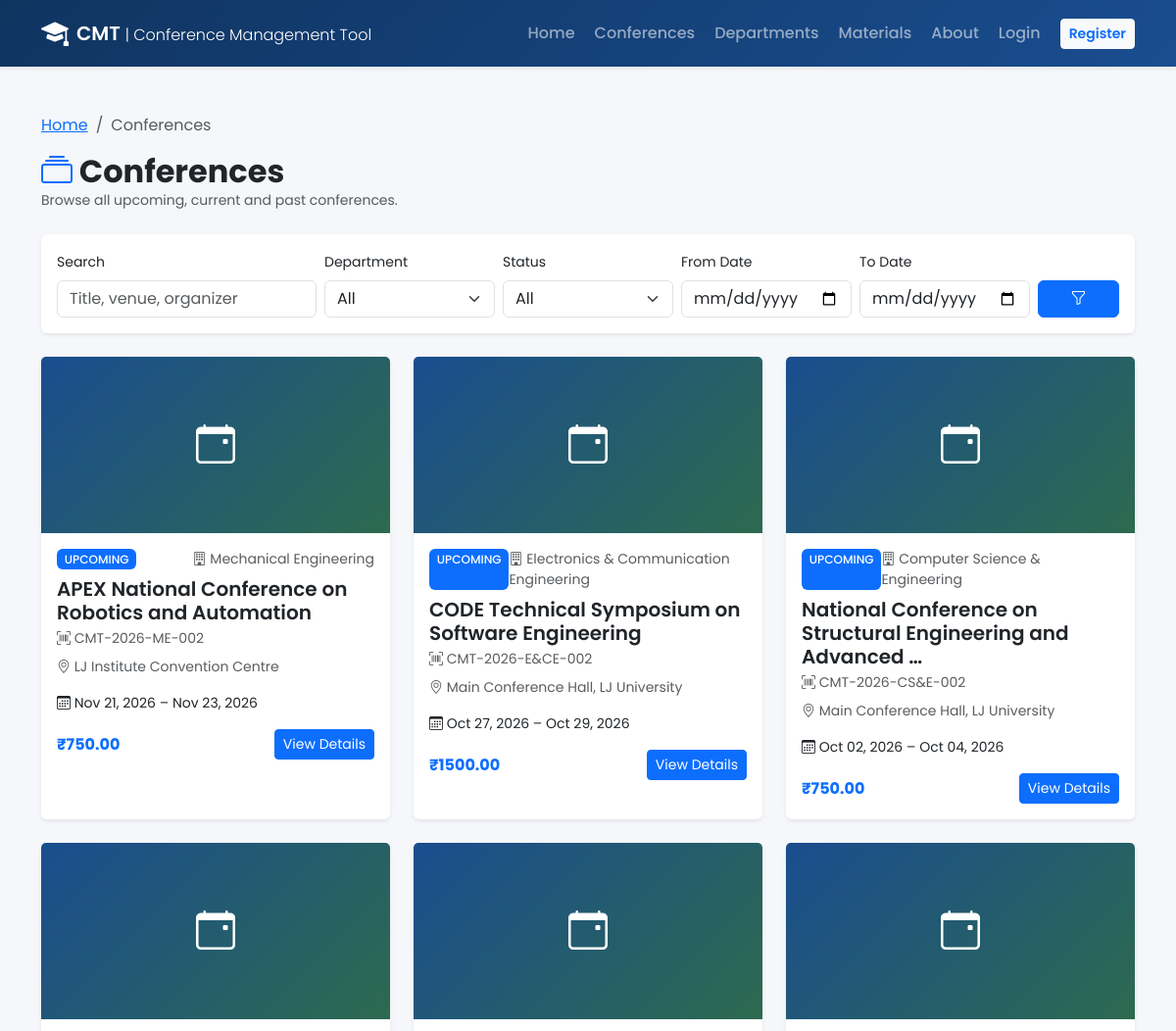
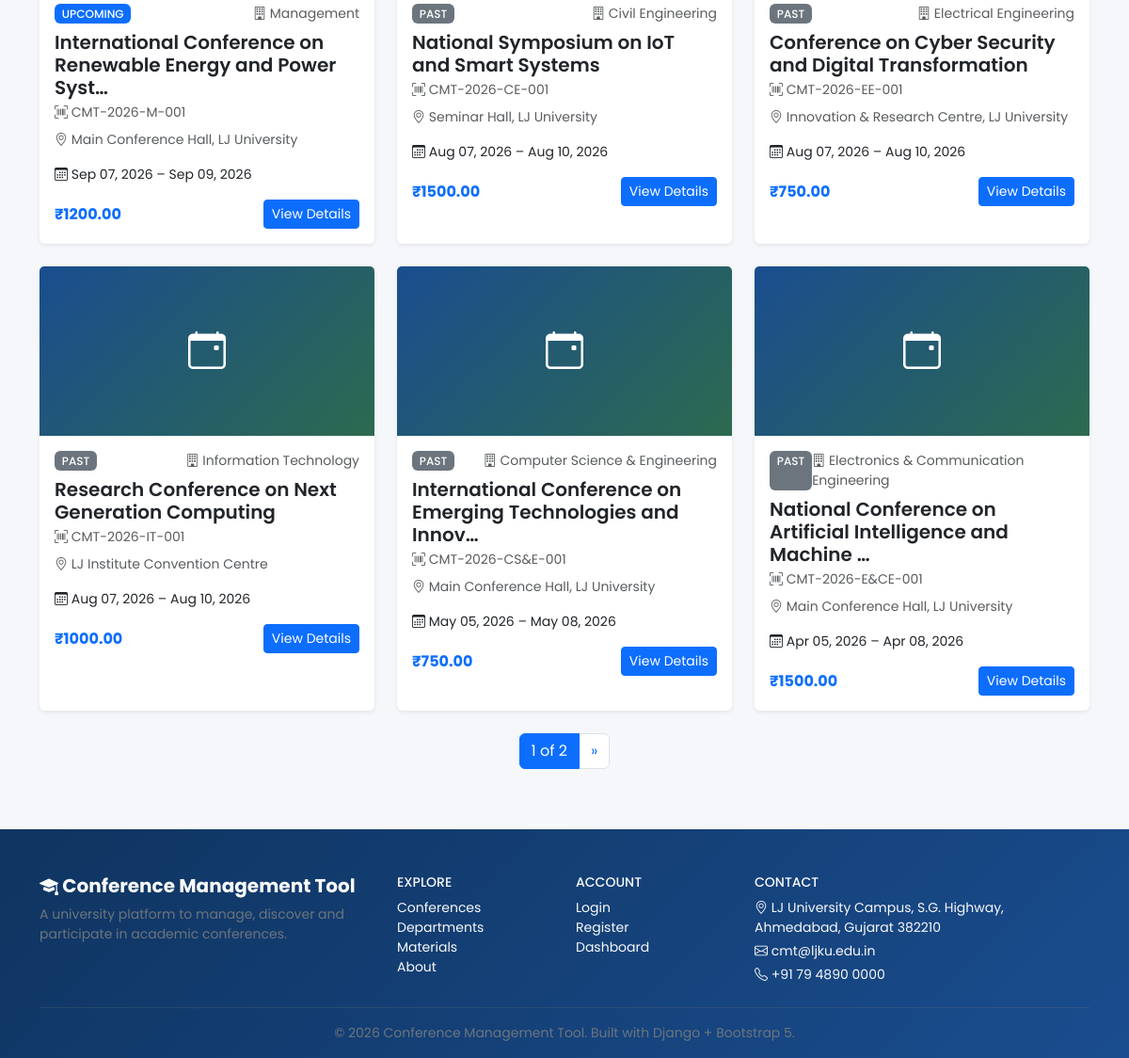
/conferences/, run on the app's committed database (2 pictures, top to bottom).
### conferences/models.py (models this page shows, shortened)
class Conference(models.Model):
    class Status(models.TextChoices):
        PAST = 'PAST', 'Past'
        CURRENT = 'CURRENT', 'Current'
        UPCOMING = 'UPCOMING', 'Upcoming'
    title = models.CharField(max_length=300)
    code = models.CharField(max_length=30, unique=True, blank=True, help_text='Auto-generated conference code, e.g. CMT-2026-CSE-001')
    description = models.TextField()
    department = models.ForeignKey(
        Department,
        on_delete=models.SET_NULL,
        null=True,
        blank=True,
        related_name='conferences',
    )
    start_date = models.DateField()
    end_date = models.DateField()
    venue = models.CharField(max_length=300)
    organizer = models.CharField(max_length=200, blank=True)
    contact_email = models.EmailField(blank=True)
    contact_phone = models.CharField(max_length=20, blank=True)
    registration_deadline = models.DateField(null=True, blank=True)
    abstract_deadline = models.DateField(null=True, blank=True)
    paper_deadline = models.DateField(null=True, blank=True)
    registration_fee = models.DecimalField(max_digits=10, decimal_places=2, default=0)
    banner = models.ImageField(upload_to='banners/', blank=True, null=True)
    is_published = models.BooleanField(default=True)
    created_at = models.DateTimeField(auto_now_add=True)
    updated_at = models.DateTimeField(auto_now=True)
    class Meta:
        ordering = ['-start_date']
    @property
    def status(self):
        today = date.today()
        if today < self.start_date:
            return self.Status.UPCOMING
        if today > self.end_date:
            return self.Status.PAST
        return self.Status.CURRENT
    @property
    def status_badge_class(self):
        s = self.status
        if s == self.Status.UPCOMING:
            return 'bg-primary'
        if s == self.Status.CURRENT:
            return 'bg-success'
        return 'bg-secondary'

class Department(models.Model):
    name = models.CharField(max_length=200, unique=True)
    description = models.TextField(blank=True)
    coordinator = models.ForeignKey(
        User,
        on_delete=models.SET_NULL,
        null=True,
        blank=True,
        related_name='coordinated_departments',
    )
    created_at = models.DateTimeField(auto_now_add=True)
    class Meta:
        ordering = ['name']
    def __str__(self):
        return self.name

### conferences/views.py (the view, shortened to what this page needs)
# urls.py: path('', views.conference_list, name='conference_list'),
def conference_list(request):
    qs = Conference.objects.filter(is_published=True)
    q = request.GET.get('q', '').strip()
    dept = request.GET.get('department', '')
    status = request.GET.get('status', '')
    from_date = request.GET.get('from_date', '')
    to_date = request.GET.get('to_date', '')
    if q:
        qs = qs.filter(Q(title__icontains=q) | Q(venue__icontains=q) | Q(organizer__icontains=q))
    if dept:
        qs = qs.filter(department_id=dept)
    if from_date:
        qs = qs.filter(start_date__gte=from_date)
    if to_date:
        qs = qs.filter(start_date__lte=to_date)
    paginator = Paginator(qs, 9)
    page_number = request.GET.get('page')
    page_obj = paginator.get_page(page_number)
    return render(request, 'conferences/conference_list.html', {
        'page_obj': page_obj,
        'departments': Department.objects.all(),
        'q': q, 'dept': dept, 'status': status, 'from_date': from_date, 'to_date': to_date,
    })

### accounts/context_processors.py (called while the page is built)
def profile_context(request):
    profile = None
    if request.user.is_authenticated:
        try:
            profile = request.user.profile
        except Profile.DoesNotExist:
            profile = None
    return {'user_profile': profile}

### templates/conferences/conference_list.html (shortened to what this page needs)
{% extends 'base.html' %}
{% block content %}
<div class="container py-5">
    <nav aria-label="breadcrumb" class="mb-3">
        <ol class="breadcrumb">
            <li class="breadcrumb-item"><a href="{% url 'home' %}">Home</a></li>
            <li class="breadcrumb-item active">Conferences</li>
        </ol>
    </nav>
    <div class="d-flex justify-content-between align-items-center mb-4">
        <div>
            <h2 class="fw-bold mb-0"><i class="bi bi-collection text-primary"></i> Conferences</h2>
            <p class="text-muted small mb-0">Browse all upcoming, current and past conferences.</p>
        </div>
    </div>
    <div class="card border-0 shadow-sm mb-4">
        <div class="card-body">
            <form method="get" class="row g-2 align-items-end">
                <div class="col-md-3">
                    <label class="form-label small">Search</label>
                    <input type="text" name="q" class="form-control" value="{{ q }}" placeholder="Title, venue, organizer">
                </div>
                <div class="col-md-2">
                    <label class="form-label small">Department</label>
                    <select name="department" class="form-select">
                        <option value="">All</option>
                    </select>
                </div>
                <div class="col-md-2">
                    <label class="form-label small">Status</label>
                    <select name="status" class="form-select">
                        <option value="">All</option>
                    </select>
                </div>
                <div class="col-md-2">
                    <label class="form-label small">From Date</label>
                    <input type="date" name="from_date" class="form-control" value="{{ from_date }}">
                </div>
                <div class="col-md-2">
                    <label class="form-label small">To Date</label>
                    <input type="date" name="to_date" class="form-control" value="{{ to_date }}">
                </div>
                <div class="col-md-1">
                    <button type="submit" class="btn btn-primary w-100"><i class="bi bi-funnel"></i></button>
                </div>
            </form>
        </div>
    </div>
    <div class="row g-4">
        {% for c in page_obj %}
        <div class="col-md-6 col-lg-4">
            <div class="card h-100 shadow-sm border-0 conference-card">
                {% if c.banner %}
                <img src="{{ c.banner.url }}" class="card-img-top conference-banner" alt="{{ c.title }}">
                {% else %}
                <div class="card-img-top conference-banner-placeholder d-flex align-items-center justify-content-center">
                    <i class="bi bi-calendar-event fs-1 text-white"></i>
                </div>
                {% endif %}
                <div class="card-body">
                    <div class="d-flex justify-content-between mb-2">
                        <span class="badge {{ c.status_badge_class }}">{{ c.status }}</span>
                        <span class="small text-muted"><i class="bi bi-building"></i> {{ c.department|default:"General" }}</span>
                    </div>
                    <h5 class="card-title fw-semibold mb-1">{{ c.title|truncatechars:60 }}</h5>
                    <p class="small text-muted mb-2"><i class="bi bi-upc-scan"></i> {{ c.code }}</p>
                    <p class="card-text small text-muted"><i class="bi bi-geo-alt"></i> {{ c.venue }}</p>
                    <p class="card-text small"><i class="bi bi-calendar3"></i> {{ c.start_date|date:"M d, Y" }} – {{ c.end_date|date:"M d, Y" }}</p>
                    <div class="d-flex justify-content-between align-items-center">
                        <span class="fw-bold text-primary">₹{{ c.registration_fee }}</span>
                        <a href="{% url 'conference_detail' pk=c.pk %}" class="btn btn-sm btn-primary">View Details</a>
                    </div>
                </div>
            </div>
        </div>
        {% empty %}
        <div class="col-12 text-center py-5 text-muted">
            <i class="bi bi-inbox fs-1 d-block mb-2"></i>
            <p>No conferences found matching your filters.</p>
        </div>
        {% endfor %}
    </div>
    {% if page_obj.has_other_pages %}
    <nav class="mt-4">
        <ul class="pagination justify-content-center">
            <li class="page-item active"><span class="page-link">{{ page_obj.number }} of {{ page_obj.paginator.num_pages }}</span></li>
            {% if page_obj.has_next %}<li class="page-item"><a class="page-link" href="?page={{ page_obj.next_page_number }}&q={{ q }}&department={{ dept }}&status={{ status }}&from_date={{ from_date }}&to_date={{ to_date }}">&raquo;</a></li>{% endif %}
        </ul>
    </nav>
    {% endif %}
</div>
{% endblock %}

### static/css/style.css (style rules this page uses)
:root { --cmt-primary: #1a4d8f; --cmt-primary-dark: #0f3460; --cmt-accent: #2d6a4f; --cmt-light: #f8f9fa; }
body { font-family: 'Poppins', sans-serif; background-color: #f5f7fa; }
.conference-card { transition: transform 0.2s, box-shadow 0.2s; }
.conference-banner-placeholder { height: 180px; background: linear-gradient(135deg, #1a4d8f, #2d6a4f); }
.badge { font-weight: 500; }

### data on the page
Conference: status "UPCOMING", department "Mechanical Engineering", title "APEX National Conference on Robotics and Automation", code "CMT-2026-ME-002", venue "LJ Institute Convention Centre", start_date "Nov 21, 2026", end_date "Nov 23, 2026", registration_fee "750.00"
Conference: status "UPCOMING", department "Electronics & Communication Engineering", title "CODE Technical Symposium on Software Engineering", code "CMT-2026-E&CE-002", venue "Main Conference Hall, LJ University", start_date "Oct 27, 2026", end_date "Oct 29, 2026", registration_fee "1500.00"
Conference: status "UPCOMING", department "Computer Science & Engineering", title "National Conference on Structural Engineering and Advanced …", code "CMT-2026-CS&E-002", venue "Main Conference Hall, LJ University", start_date "Oct 02, 2026", end_date "Oct 04, 2026", registration_fee "750.00"
Conference: status "UPCOMING", department "Management", title "International Conference on Renewable Energy and Power Syst…", code "CMT-2026-M-001", venue "Main Conference Hall, LJ University", start_date "Sep 07, 2026", end_date "Sep 09, 2026", registration_fee "1200.00"
Conference: status "PAST", department "Civil Engineering", title "National Symposium on IoT and Smart Systems", code "CMT-2026-CE-001", venue "Seminar Hall, LJ University", start_date "Aug 07, 2026", end_date "Aug 10, 2026", registration_fee "1500.00"
Conference: status "PAST", department "Electrical Engineering", title "Conference on Cyber Security and Digital Transformation", code "CMT-2026-EE-001", venue "Innovation & Research Centre, LJ University", start_date "Aug 07, 2026", end_date "Aug 10, 2026", registration_fee "750.00"
Conference: status "PAST", department "Information Technology", title "Research Conference on Next Generation Computing", code "CMT-2026-IT-001", venue "LJ Institute Convention Centre", start_date "Aug 07, 2026", end_date "Aug 10, 2026", registration_fee "1000.00"
Conference: status "PAST", department "Computer Science & Engineering", title "International Conference on Emerging Technologies and Innov…", code "CMT-2026-CS&E-001", venue "Main Conference Hall, LJ University", start_date "May 05, 2026", end_date "May 08, 2026", registration_fee "750.00"
Conference: status "PAST", department "Electronics & Communication Engineering", title "National Conference on Artificial Intelligence and Machine …", code "CMT-2026-E&CE-001", venue "Main Conference Hall, LJ University", start_date "Apr 05, 2026", end_date "Apr 08, 2026", registration_fee "1500.00"

### other printed values
{{ page_obj.number }} "1"
{{ page_obj.paginator.num_pages }} "2"
